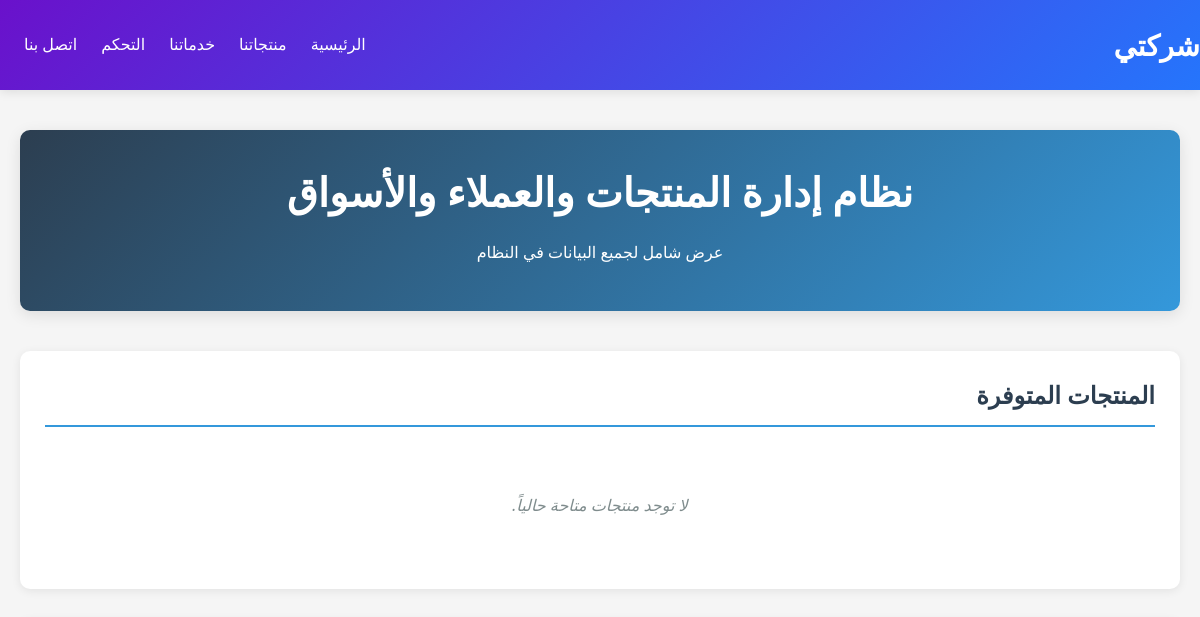
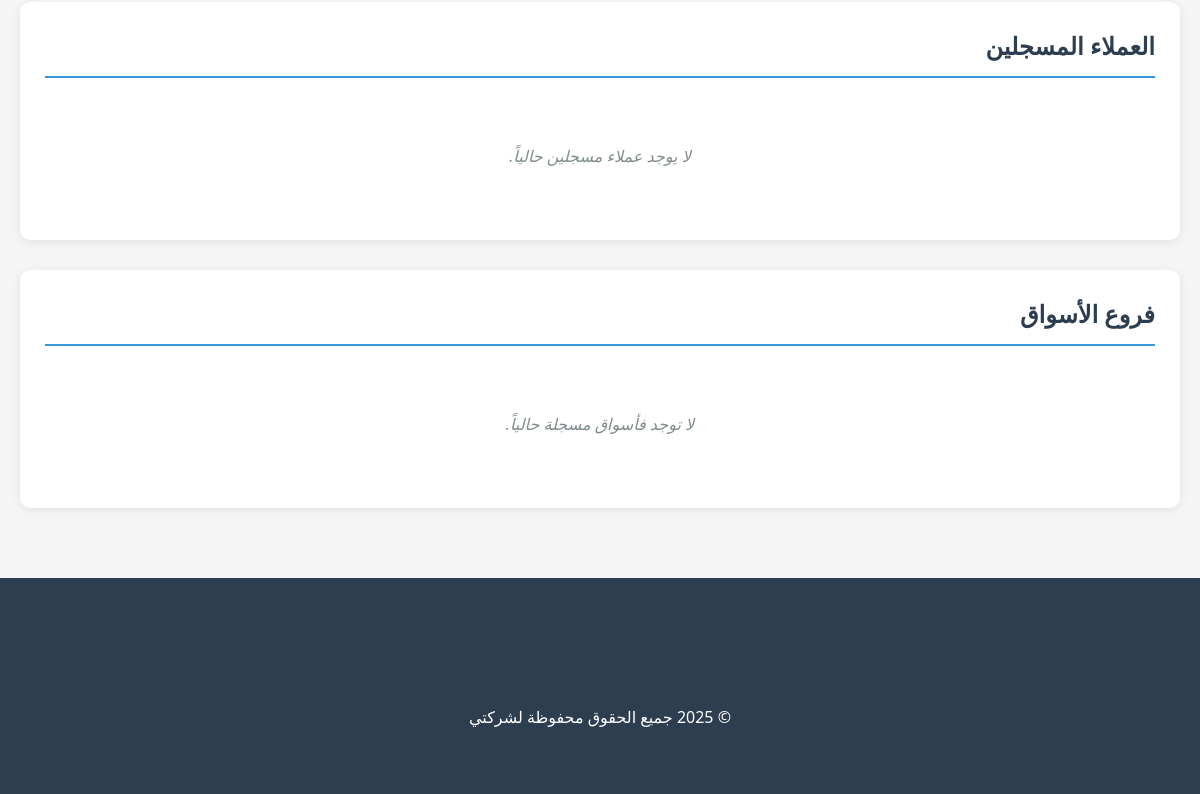
The app's page /, older data (2 pictures, top to bottom).
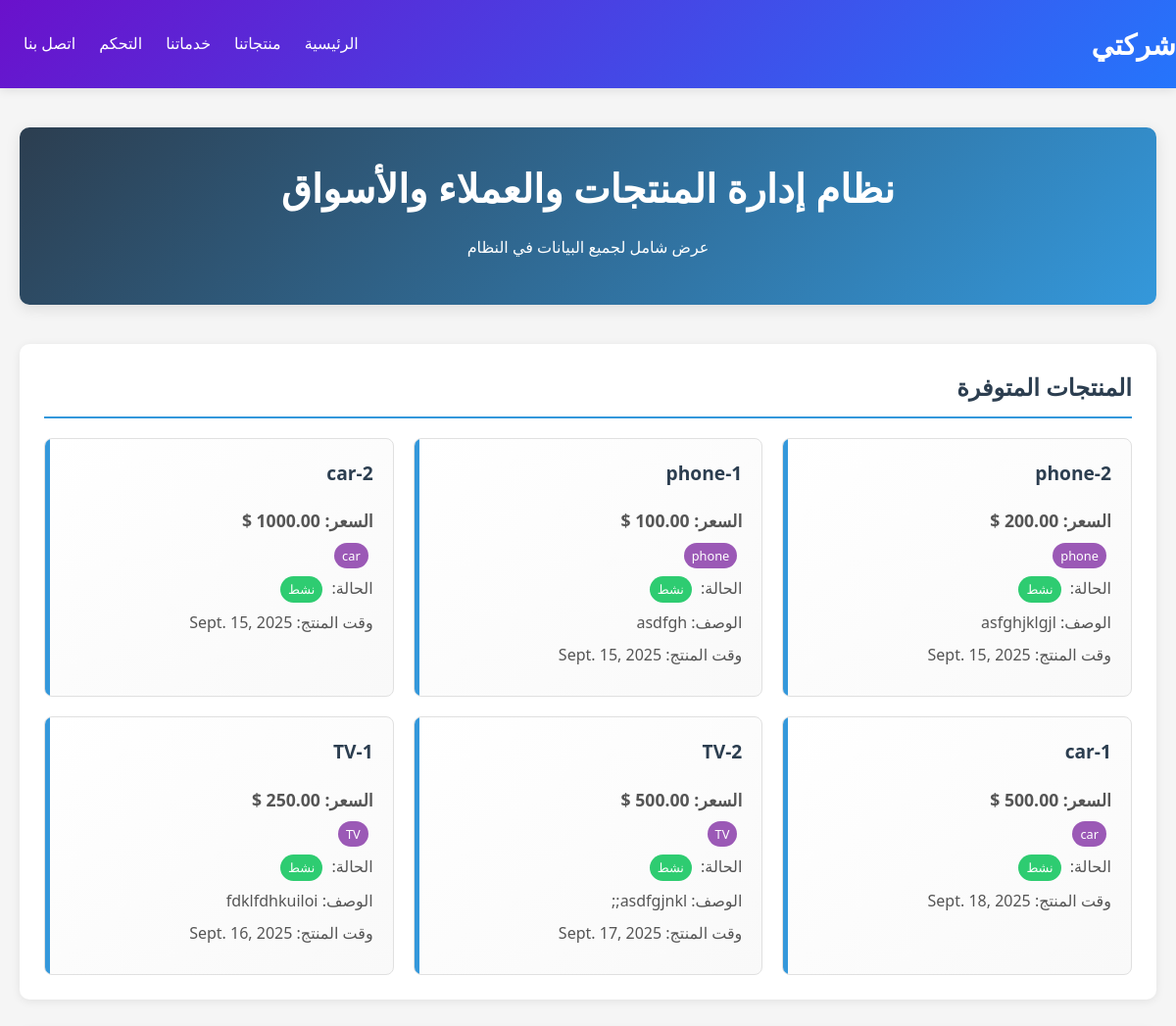
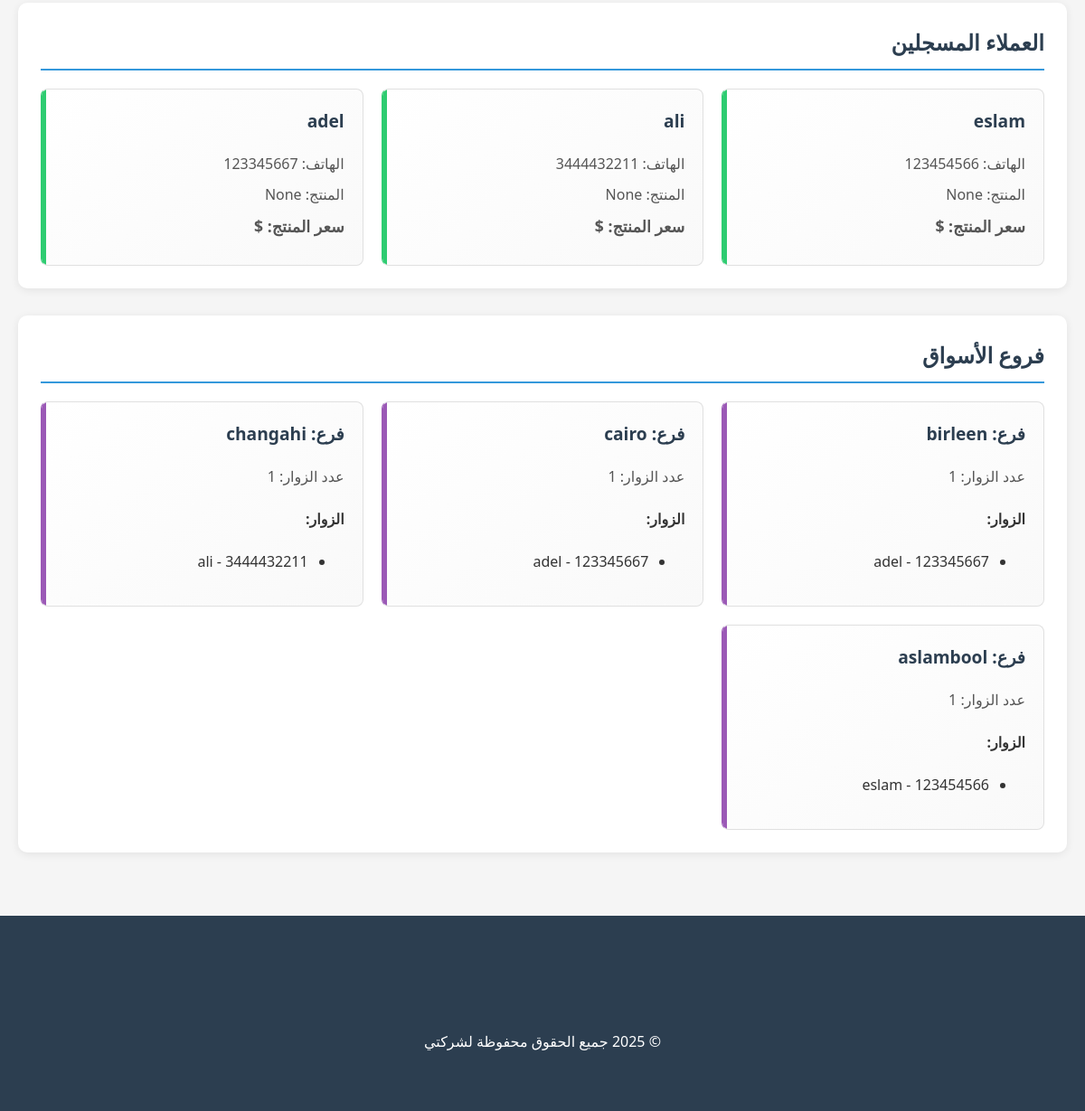
The same page, newer data (2 pictures, top to bottom).
### pages/models.py (models this page shows, shortened)
class Product (models.Model):
    id = models.AutoField(primary_key=True)
    name=models.CharField(max_length = 100,default = 'enter name')
    price=models.DecimalField(max_digits = 6,decimal_places=2,default = 0.0)
    image= models.ImageField(upload_to = 'photos/%y/%m/%d',default = 'photos/25/09/13/tour-list-4.png')
    content=models.TextField(null= True,blank=True)
    categories = [
        ('phone','phone'),
        ('pc','computer'),
        ('TV','TV'),
        ('car','car'),
        ('fan','fan'),
    ]
    cotegory=models.CharField(max_length = 100,verbose_name = 'category',choices = categories)
    active=models.BooleanField(default=True)
    product_time = models.OneToOneField(Time ,on_delete=models.CASCADE, null=True, blank=True)
    class Meta :
        verbose_name = 'product'
        ordering = ['-name']

class Time (models.Model):
    Date = models.DateField(default=timezone.now)
    time = models.TimeField(null = True)
    moment = models.DateTimeField(null = True)
    class Meta :
        verbose_name = 'time'
        ordering = ['-moment']

class Clint (models.Model):
    id = models.AutoField(primary_key=True)
    name = models.CharField(max_length = 100)
    phone = models.BigIntegerField(default=0)
    image = models.ImageField(upload_to = 'clint_photo/%y/%m/%d',default = 'photos/25/09/13/tour-list-4.png')
    product = models.ManyToManyField(Product)
    class Meta :
        verbose_name = 'clint'
        ordering = ['-name']

class Market (models.Model):
    id = models.AutoField(primary_key=True)
    branch = [
        ('birleen','birleen'),
        ('cairo','cairo'),
        ('changahi','changahi'),
        ('aslamboom','aslambool'),
    ]
    place = models.CharField(max_length = 100,verbose_name = 'market place',choices = branch)
    vesetors = models.ManyToManyField(Clint,null = True,blank=True)
    market_products = models.ManyToManyField(Product,null = True,blank=True)

### pages/views.py (the view)
# urls.py: path('',views.index,name = 'index'),
def index(request):
    return render(request,'pages/index.html',{"product_card" : Product.objects.all(),'clints_card':Clint.objects.all(),'markets_card':Market.objects.all()})

### templates/pages/index.html (shortened to what this page needs)
<!DOCTYPE html>
{% load static %}
<html lang="ar" dir="rtl">
<head>
    <link rel="stylesheet" href="{% static 'css/products.css' %}">
</head>
<body>
    {% include 'parts/navbar.html' %}
    <div class="content">
        <div class="header">
            <h1>نظام إدارة المنتجات والعملاء والأسواق</h1>
            <p>عرض شامل لجميع البيانات في النظام</p>
        </div>
        <div class="section">
            <h2>المنتجات المتوفرة</h2>
            <div class="grid-container">
                {% for product in product_card %}
                <div class="card">
                    <h3>{{ product.name }}</h3>
                    <p class="price-tag">السعر: {{ product.price }} $</p>
                    <p><span class="badge category-badge">{{ product.get_cotegory_display }}</span></p>
                    <p>الحالة:
                        <span class="badge {% if product.active %}badge-active{% else %}badge-inactive{% endif %}">
                            {{ product.active|yesno:"نشط,غير نشط" }}
                        </span>
                    </p>
                    {% if product.content %}
                    <p>الوصف: {{ product.content|truncatewords:15 }}</p>
                    {% endif %}
                    {% if product.product_time %}
                    <p>وقت المنتج: {{ product.product_time.Date }}</p>
                    {% endif %}
                </div>
                {% empty %}
                <div class="empty-message">
                    <p>لا توجد منتجات متاحة حالياً.</p>
                </div>
                {% endfor %}
            </div>
        </div>
        <div class="section">
            <h2>العملاء المسجلين</h2>
            <div class="grid-container">
                {% for clint in clints_card %}
                <div class="card clint-card">
                    <h3>{{ clint.name }}</h3>
                    <p>الهاتف: {{ clint.phone }}</p>
                    <p>المنتج: {{ clint.product.name }}</p>
                    <p class="price-tag">سعر المنتج: {{ clint.product.price }} $</p>
                </div>
                {% empty %}
                <div class="empty-message">
                    <p>لا يوجد عملاء مسجلين حالياً.</p>
                </div>
                {% endfor %}
            </div>
        </div>
        <div class="section">
            <h2>فروع الأسواق</h2>
            <div class="grid-container">
                {% for market in markets_card %}
                <div class="card market-card">
                    <h3>فرع: {{ market.get_place_display }}</h3>
                    <p>عدد الزوار: {{ market.vesetors.count }}</p>
                    <h4>الزوار:</h4>
                    <ul>
                        {% for vesetor in market.vesetors.all %}
                        <li>{{ vesetor.name }} - {{ vesetor.phone }}</li>
                        {% empty %}
                        <li>لا يوجد زوار لهذا الفرع</li>
                        {% endfor %}
                    </ul>
                </div>
                {% empty %}
                <div class="empty-message">
                    <p>لا توجد فأسواق مسجلة حالياً.</p>
                </div>
                {% endfor %}
            </div>
        </div>
    </div>
    {% include 'parts/foter.html' %}
</body>
</html>

### templates/parts/navbar.html
{% load static %}
<link rel="stylesheet" href="{% static 'css/navbar.css' %}">
<header>
    <div class="container">
        <nav>
            <div class="logo">شركتي</div>
            <ul class="nav-links">
                <li><a href="{%url 'index'%}" >الرئيسية</a></li>
                <li><a href="{%url 'products'%}" >منتجاتنا</a></li>
                <li><a href="{%url 'test'%}" >خدماتنا</a></li>
                <li><a href="http://127.0.0.1:8000/admin/ " target="_blank">التحكم</a></li>
                <li><a href="http://localhost/phpmyadmin/index.php?route=/" target="_blank">اتصل بنا</a></li>
            </ul>
        </nav>
    </div>
</header>

### templates/parts/foter.html (shortened to what this page needs)
{% load static %}
<link rel="stylesheet" href="{% static 'css/foter.css' %}">
    <footer>
        <div class="container">
            <div class="footer-content">
                <div class="social-links">
                </div>
                <p>© 2025 جميع الحقوق محفوظة لشركتي</p>
            </div>
        </div>
    </footer>

### static/css/products.css (style rules this page uses)
:root { --primary-color: #3498db; --secondary-color: #2c3e50; --accent-color: #e74c3c; --light-color: #ecf0f1; --dark-color: #34495e; }
body { font-family: 'Segoe UI', Tahoma, Geneva, Verdana, sans-serif; margin: 0; padding: 0; background-color: #f5f5f5; color: #333; line-height: 1.6; }
.content { max-width: 1400px; margin: 20px auto; padding: 20px; }
.header { text-align: center; margin-bottom: 40px; background: linear-gradient(135deg, var(--secondary-color), var(--primary-color)); color: white; padding: 30px; border-radius: 10px; box-shadow: 0 4px 15px rgba(0,0,0,0.1); }
.header h1 { margin: 0; font-size: 2.5rem; border: none; }
.section { background: white; border-radius: 10px; padding: 25px; margin-bottom: 30px; box-shadow: 0 2px 10px rgba(0,0,0,0.08); }
.section h2 { color: var(--secondary-color); border-bottom: 2px solid var(--primary-color); padding-bottom: 10px; margin-top: 0; }
.grid-container { display: grid; grid-template-columns: repeat(auto-fill, minmax(300px, 1fr)); gap: 20px; margin-top: 20px; }
.card { background: linear-gradient(145deg, #ffffff, #f9f9f9); border: 1px solid #e0e0e0; border-radius: 8px; padding: 20px; transition: all 0.3s ease; position: relative; overflow: hidden; }
.card::before { content: ''; position: absolute; top: 0; left: 0; width: 5px; height: 100%; background: var(--primary-color); }
.card h3 { margin-top: 0; color: var(--secondary-color); font-size: 1.2rem; }
.card p { margin: 8px 0; color: #555; }
.badge { display: inline-block; padding: 3px 8px; border-radius: 15px; font-size: 0.8rem; margin-right: 5px; }
.badge-active { background-color: #2ecc71; color: white; }
.category-badge { background-color: #9b59b6; color: white; }
.price-tag { font-weight: bold; color: var(--accent-color); font-size: 1.1rem; }
.market-card { border-left-color: #9b59b6; }
.market-card::before { background: #9b59b6; }
.clint-card { border-left-color: #2ecc71; }
.clint-card::before { background: #2ecc71; }

### static/css/navbar.css (style rules this page uses)
header { background: linear-gradient(135deg, #6a11cb 0%, #2575fc 100%); color: white; padding: 1rem 0; position: sticky; top: 0; z-index: 100; box-shadow: 0 2px 10px rgba(0, 0, 0, 0.1); }
nav { display: flex; justify-content: space-between; align-items: center; }
.logo { font-size: 1.8rem; font-weight: 700; }
.nav-links { display: flex; list-style: none; }
.nav-links li { margin-left: 1.5rem; }
.nav-links a { color: white; text-decoration: none; font-weight: 500; transition: all 0.3s ease; }

### static/css/foter.css (style rules this page uses)
footer { background: #2c3e50; color: white; padding: 3rem 0; text-align: center; }
.footer-content { display: flex; flex-direction: column; align-items: center; }
.social-links { margin-bottom: 1.5rem; }

Row changes from the older to the newer data that the page shows:
added Product: name "phone-2", cotegory "phone", active "نشط", content "asfghjklgjl", product_time.Date "Sept. 15, 2025"
added Product: name "phone-1", cotegory "phone", active "نشط", content "asdfgh", product_time.Date "Sept. 15, 2025"
added Product: name "car-2", price "1000.00", cotegory "car", active "نشط", product_time.Date "Sept. 15, 2025"
added Product: name "car-1", cotegory "car", active "نشط", product_time.Date "Sept. 18, 2025"
added Product: name "TV-2", cotegory "TV", active "نشط", content "asdfgjnkl;;", product_time.Date "Sept. 17, 2025"
added Product: name "TV-1", cotegory "TV", active "نشط", content "fdklfdhkuiloi", product_time.Date "Sept. 16, 2025"
added Clint: name "eslam", phone "123454566", product.name "None"
added Clint: name "ali", phone "3444432211", product.name "None"
added Clint: name "adel", phone "123345667", product.name "None"
added Market: place "birleen", vesetors.count "1"
added Market: place "cairo", vesetors.count "1"
added Market: place "changahi", vesetors.count "1"
added Market: place "aslambool", vesetors.count "1"
Text that changed along with them:
text no longer shown: "لا توجد منتجات متاحة حالياً. لا يوجد عملاء مسجلين حالياً. لا توجد فأسواق مسجلة حالياً."
